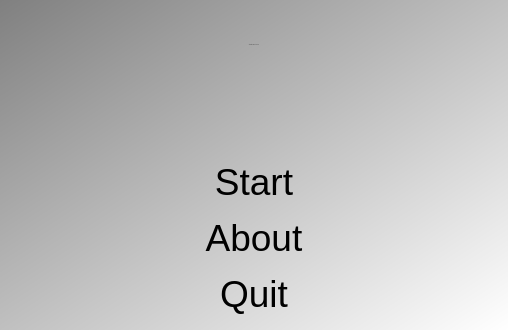
<?xml version="1.0" encoding="UTF-8"?>
<ui version="4.0">
 <class>QtThresholdFiltererMenuDialog</class>
 <widget class="QDialog" name="QtThresholdFiltererMenuDialog">
  <property name="geometry">
   <rect>
    <x>0</x>
    <y>0</y>
    <width>508</width>
    <height>330</height>
   </rect>
  </property>
  <property name="font">
   <font>
    <pointsize>28</pointsize>
   </font>
  </property>
  <property name="windowTitle">
   <string>ThresholdFilterer</string>
  </property>
  <property name="styleSheet">
   <string notr="true">QDialog { 
background-color: qlineargradient(x1: 0, y1: 0, x2: 1, y2: 1, stop: 0  #808080, stop: 1 #ffffff);
}
QLabel { font: 48px &quot;Courier New&quot;, courier, monospace }
QPushButton { background-color: rgb(255, 255, 255);  }
QPushButton { color: rgb(0,0,0); }
QPushButton { font: 48px &quot;Courier New&quot;, courier, monospace }</string>
  </property>
  <layout class="QVBoxLayout" name="verticalLayout">
   <item>
    <widget class="QLabel" name="label_title">
     <property name="font">
      <font>
       <family>Courier New,courier,monospace</family>
       <pointsize>-1</pointsize>
       <weight>50</weight>
       <italic>false</italic>
       <bold>false</bold>
      </font>
     </property>
     <property name="text">
      <string>ThresholdFilterer</string>
     </property>
     <property name="alignment">
      <set>Qt::AlignCenter</set>
     </property>
    </widget>
   </item>
   <item>
    <widget class="QLabel" name="label">
     <property name="text">
      <string/>
     </property>
     <property name="pixmap">
      <pixmap resource="ThresholdFilterer.qrc">:/thresholdfilterer/images/ThresholdFiltererTest.png</pixmap>
     </property>
     <property name="alignment">
      <set>Qt::AlignCenter</set>
     </property>
    </widget>
   </item>
   <item>
    <widget class="QPushButton" name="button_start">
     <property name="text">
      <string>Start</string>
     </property>
     <property name="flat">
      <bool>true</bool>
     </property>
    </widget>
   </item>
   <item>
    <widget class="QPushButton" name="button_about">
     <property name="text">
      <string>About</string>
     </property>
     <property name="flat">
      <bool>true</bool>
     </property>
    </widget>
   </item>
   <item>
    <widget class="QPushButton" name="button_quit">
     <property name="text">
      <string>Quit</string>
     </property>
     <property name="flat">
      <bool>true</bool>
     </property>
    </widget>
   </item>
  </layout>
 </widget>
 <layoutdefault spacing="6" margin="11"/>
 <resources>
  <include location="ThresholdFilterer.qrc"/>
 </resources>
 <connections/>
</ui>
